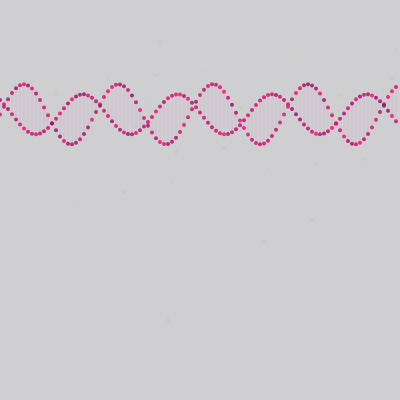
Frame 1 (no input)
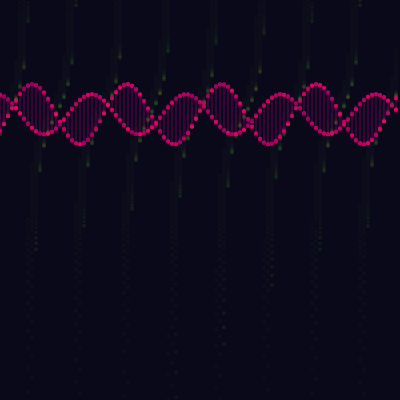
Frame 60 (no input)
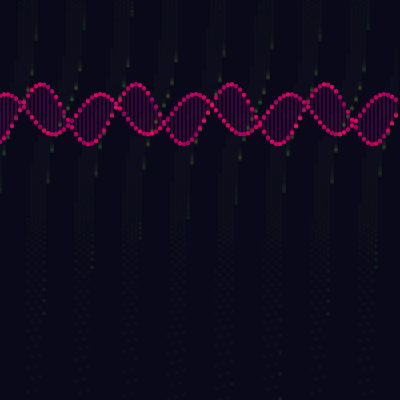
Frame 120 (the mouse pressed at the canvas centre since frame 60)

The p5.js sketch that drew these frames (run headless with seeded random() and noise() and a simulated clock; from frame 60 on, the mouse is pressed at the canvas centre):

// p5.js sketch
// ── sketch.js
var CircleNum 
var Diameter = 4;

function setup() { 
  createCanvas(400, 400);
  CircleNum = 100;

} 
function draw() { 

  background(15,15,30,50);
  
  for ( i = 0; i < CircleNum; i++) {
    var g = map(524, 0, 640,100, 255); // can change to mouseX 
  	var b = map(524, 0, 640, 255, 0);  // can change to mouseX 

  	var x = i*(width)/(CircleNum);
    fill(random(150,255), 0, 100, 200); // PINK
    noStroke();
    ellipse(x,height/3.5+30*sin(50*i+frameCount/100),Diameter,Diameter);
    
  	var x2 = i*(width)/(CircleNum);
	
    fill(random(150,255), 0, 100, 200);
    noStroke();
    ellipse(x2,height/3.5+20*cos(PI*(3/4)+50*i+frameCount/100),Diameter,Diameter);
    
    strokeWeight(0.1);
    stroke(255,0, 200);
    line(x,height/3.5+30*sin(50*i+frameCount/100),
      x2,height/3.5+20*cos(PI*(3/4)+50*i+frameCount/100))
      
		var x3 = i*(width)/(CircleNum);
		fill(random (0,255),g,b,20);
		noStroke();
		ellipse(x3,height/3.5+30*tan(50*i+frameCount/100),Diameter,Diameter);
  	
  }
  
  
}
